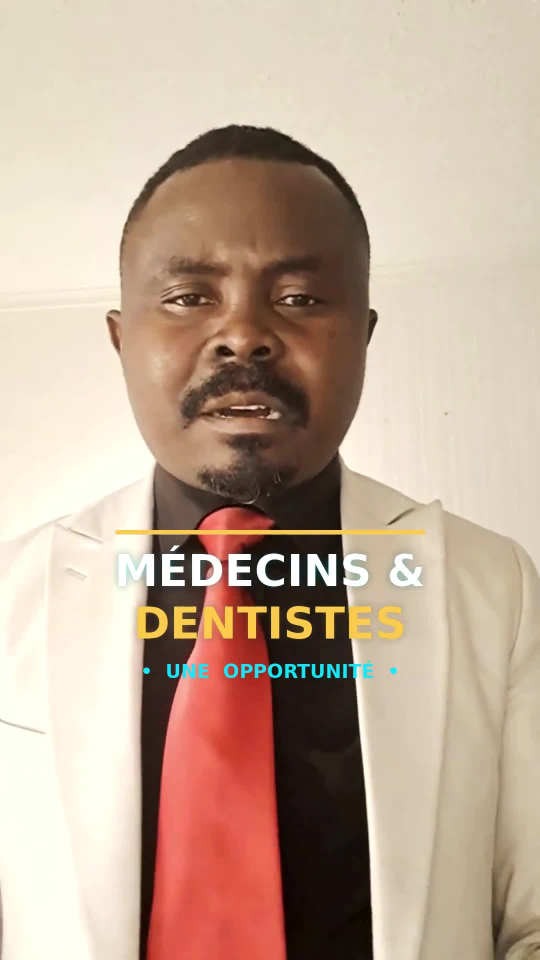
#> input picture montage2/edit/verify/ass_test.jpg, 1080 x 1920 px (shown at 1/2 size)
$ python -i broll_anim.py   (imports and definitions only)
#> lines starting #> are read from the running program, lines starting #| are printed output that depends on the picture
#!/usr/bin/env python3
"""Anime les images B-roll avec des entrées spectaculaires variées (style viral).
Sortie: ProRes 4444 RGBA (fade alpha aux bords) -> composité en cutaway plein cadre.
Effets: punch-zoom, slide+motion blur, glitch RGB, flash-scale, light-sweep, Ken Burns.
"""
import math, os, subprocess, sys
from PIL import Image, ImageDraw, ImageFilter, ImageEnhance, ImageFont

W, H, FPS = 1080, 1920, 30
HERE = os.path.dirname(__file__)
BROLL = os.path.join(HERE, "broll")
OUT = os.path.join(HERE, "broll_clips")
# [1 line not run here, left out]

GOLD=(255,200,70); CYAN=(0,212,255); WHITE=(255,255,255)
BOLD="/usr/share/fonts/truetype/dejavu/DejaVuSans-Bold.ttf"
_fc={}
def font(s):
    if s not in _fc: _fc[s]=ImageFont.truetype(BOLD,s)
    return _fc[s]

def eo(t): t=max(0,min(1,t)); return 1-(1-t)**3
def eio(t):
    t=max(0,min(1,t)); return 4*t**3 if t<0.5 else 1-(-2*t+2)**3/2
def cl(x,a=0,b=1): return max(a,min(b,x))
def lerp(a,b,t): return a+(b-a)*t

# [4 lines left out: function load_cover, not called in this run]

def bg_blur(im):
    """Fond flou plein cadre 1080x1920 à partir de l'image."""
    b=im.copy().resize((W,H))
    b=b.filter(ImageFilter.GaussianBlur(40))
    b=ImageEnhance.Brightness(b).enhance(0.45)
    return b.convert("RGBA")

# [10 lines left out: functions fit_center, rgb_split, not called in this run]

from PIL import ImageChops
def ImageChops_offset(ch,dx,dy): return ImageChops.offset(ch,dx,dy)
def ImageChops_offset(ch,dx,dy): return ch.transform(ch.size, Image.AFFINE,(1,0,-dx,0,1,-dy))

# [97 lines left out: functions corner_brackets, light_sweep, ENTER, render_clip, not called in this run]

# (nom_clip, image, durée, effet d'entrée, label)
CLIPS=[
 ("br_immigrants","immigrants",3.0,"slide_r","IMMIGRANTS"),
 ("br_tired","tired_work",2.8,"rise","ÉPUISÉ ?"),
 ("br_bills","bills",2.8,"glitch","LES FACTURES"),
 ("br_taxes","taxes",2.8,"slide_l","PRÉLEVÉ"),
 ("br_home","success_home",3.0,"punch","SA MAISON"),
 ("br_university","university",2.8,"slide_r","UNIVERSITÉ"),
 ("br_freedom","freedom_family","3.0","flash","LIBERTÉ"),
 ("br_advisor","advisor",3.0,"punch","TON CONTACT"),
]

# [7 lines not run here, left out]

>>> import cv2
>>> picture = cv2.imread('../../../montage2/edit/verify/ass_test.jpg', cv2.IMREAD_GRAYSCALE)
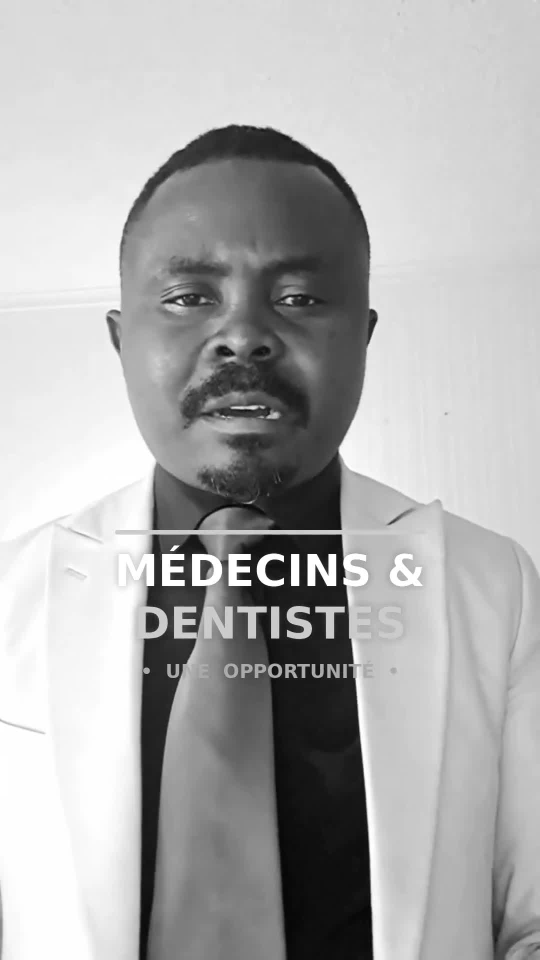
#> picture: shape (1920, 1080) (shown at 1/2 size); min 0, max 255, mean 174.3
#> (the run stopped early here; a loop or call above may not have finished)

$ run again, on montage2/edit/verify/check_02.jpg
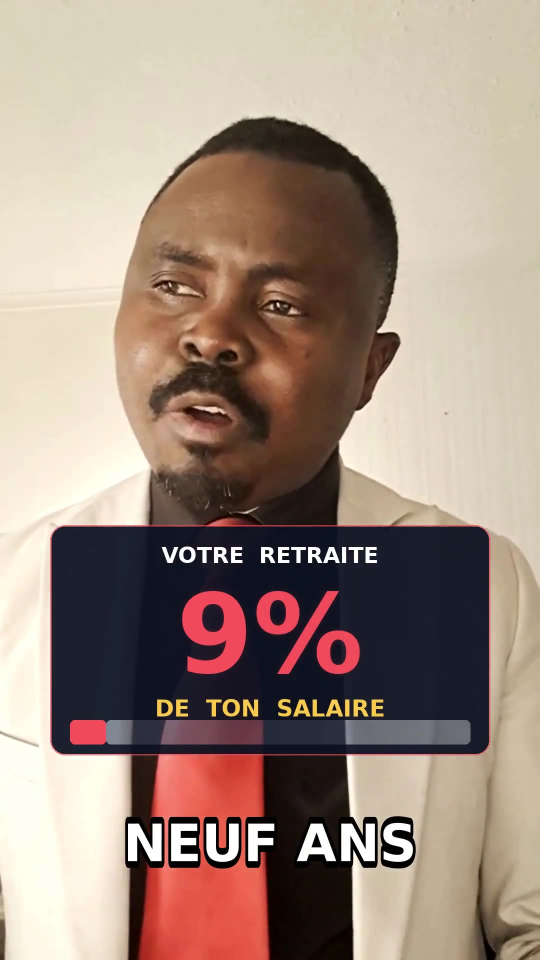
#> input picture montage2/edit/verify/check_02.jpg, 1080 x 1920 px (shown at 1/2 size)
#> `picture = cv2.imread('../../../montage2/edit/verify/ass_test.jpg', cv2..`:
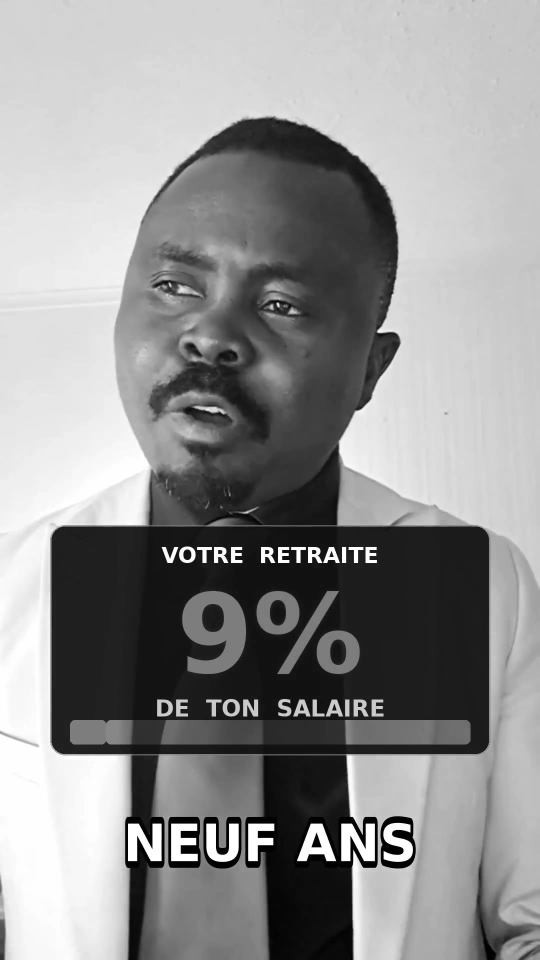
#> picture: shape (1920, 1080) (shown at 1/2 size); min 0, max 255, mean 145.5

$ run again, on montage2/edit/verify/check_03.jpg
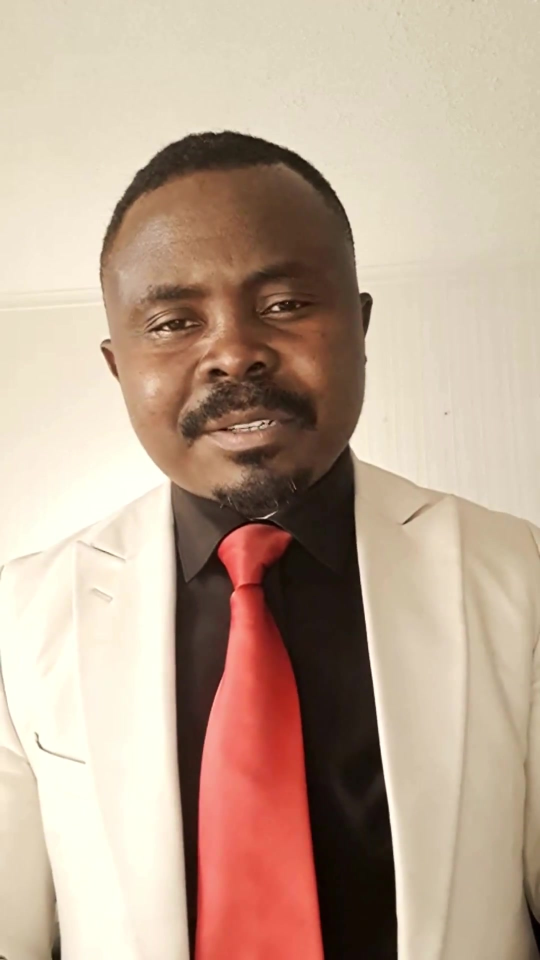
#> input picture montage2/edit/verify/check_03.jpg, 1080 x 1920 px (shown at 1/2 size)
#> `picture = cv2.imread('../../../montage2/edit/verify/ass_test.jpg', cv2..`:
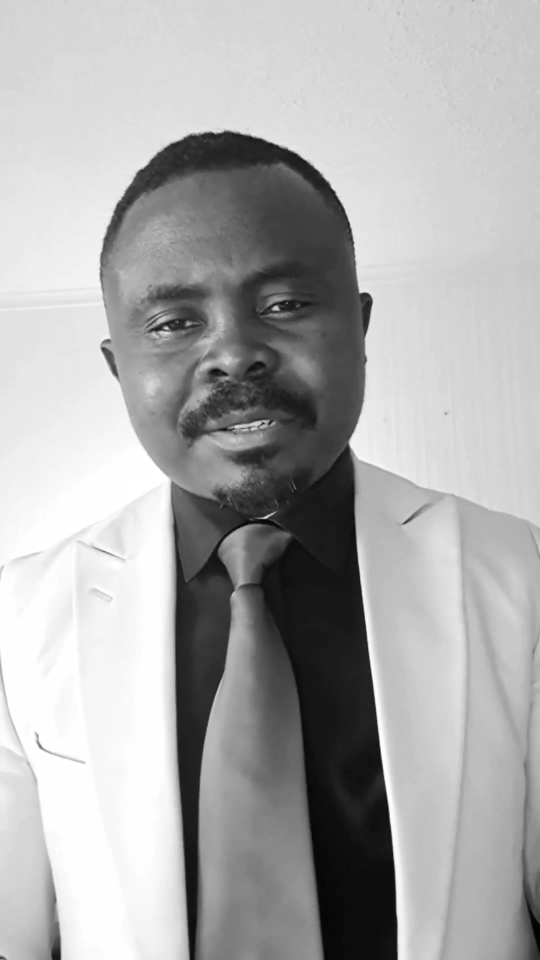
#> picture: shape (1920, 1080) (shown at 1/2 size); min 0, max 255, mean 172

$ run again, on montage2/edit/verify/check_04.jpg
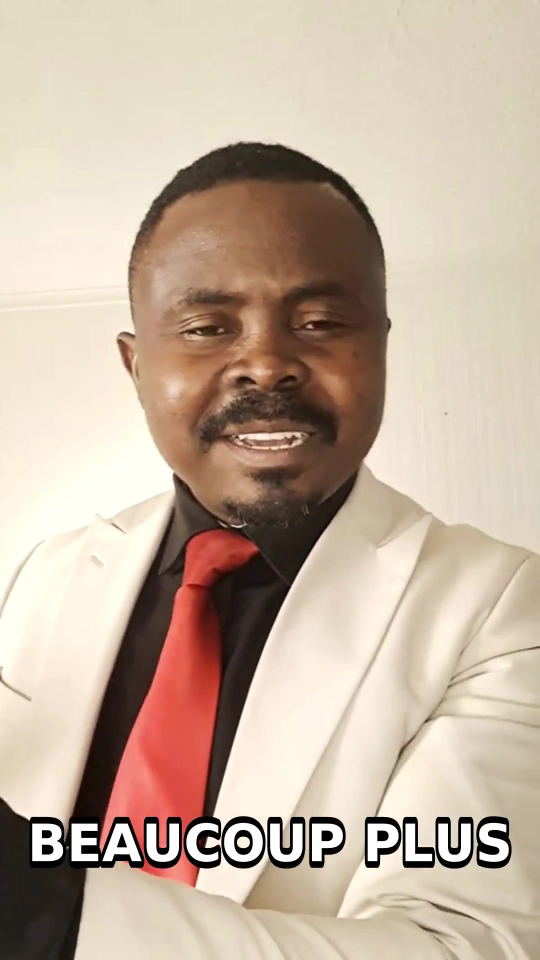
#> input picture montage2/edit/verify/check_04.jpg, 1080 x 1920 px (shown at 1/2 size)
#> `picture = cv2.imread('../../../montage2/edit/verify/ass_test.jpg', cv2..`:
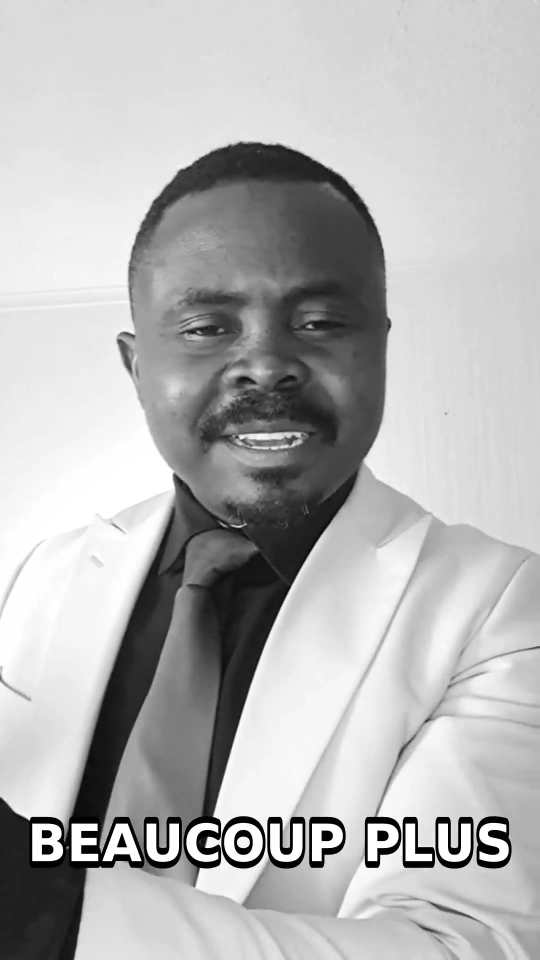
#> picture: shape (1920, 1080) (shown at 1/2 size); min 0, max 255, mean 181.3
